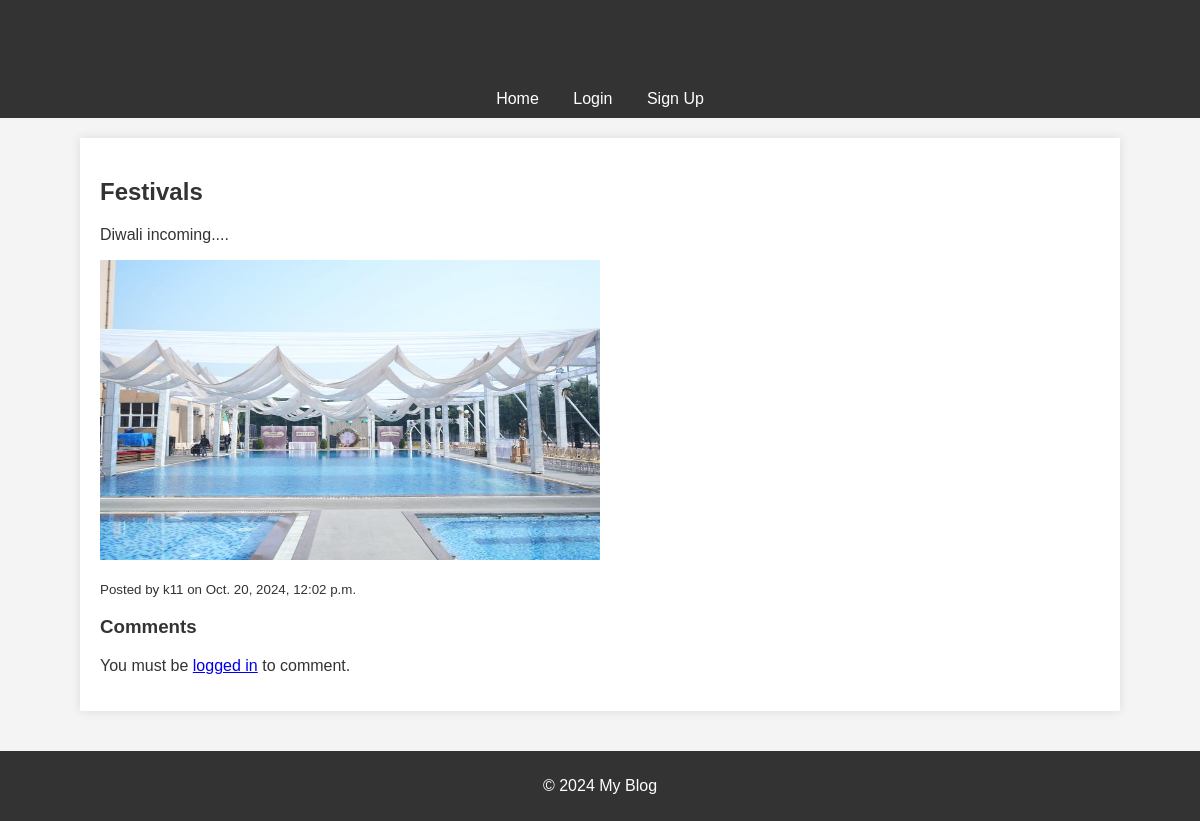
The app's page /post/1/ with its own data.
### main/models.py (models this page shows, shortened)
class Post(models.Model):
    title = models.CharField(max_length=100)
    content = models.TextField()
    video = models.FileField(upload_to='videos/', null=True, blank=True)
    created_at = models.DateTimeField(auto_now_add=True)
    author = models.ForeignKey(User, on_delete=models.CASCADE)
    image = models.ImageField(upload_to='post_images/', blank=True, null=True)

### main/views.py (the view)
# urls.py: path('post/<int:post_id>/', views.post_detail, name='post_detail'),
def post_detail(request, post_id):
    post = get_object_or_404(Post, id=post_id)
    comments = post.comments.all()
    if request.method == 'POST':
        form = CommentForm(request.POST)
        if form.is_valid():
            comment = form.save(commit=False)
            comment.post = post
            comment.author = request.user
            comment.save()
            return redirect('post_detail', post_id=post.id)
    else:
        form = CommentForm()
    return render(request, 'post_detail.html', {'post': post, 'comments': comments, 'form': form})

### epiphany/templates/post_detail.html (shortened to what this page needs)
{% load static %}
<!DOCTYPE html>
<html>
<head>
    <link rel="stylesheet" type="text/css" href="{% static 'styles.css' %}">
</head>
<body>
    <header>
        <h1>My Blog</h1>
        <nav>
            <a href="{% url 'home' %}">Home</a>
            {% if user.is_authenticated %}
                <a href="{% url 'new_post' %}">New Post</a>
                <a href="{% url 'logout' %}">Logout</a>
            {% else %}
                <a href="{% url 'login' %}">Login</a>
                <a href="{% url 'signup' %}">Sign Up</a>
            {% endif %}
        </nav>
    </header>
    <main>
        <h2>{{ post.title }}</h2>
        <p>{{ post.content }}</p>
        {% if post.image %}
            <img src="{{ post.image.url }}" alt="{{ post.title }}" height="300px" width="500px">
        {% endif %}
        <p><small>Posted by {{ post.author.username }} on {{ post.created_at }}</small></p>
        <h3>Comments</h3>
        {% if user.is_authenticated %}
            <h3>Add a Comment</h3>
            <form method="POST">
                {% csrf_token %}
                {{ form.as_p }}
                <button type="submit">Post Comment</button>
            </form>
        {% else %}
            <p>You must be <a href="{% url 'login' %}">logged in</a> to comment.</p>
        {% endif %}
    </main>
    <footer>
        <p>&copy; 2024 My Blog</p>
    </footer>
</body>
</html>

### epiphany/static/styles.css (style rules this page uses)
body { font-family: Arial, sans-serif; background-color: #f4f4f4; color: #333; margin: 0; padding: 0; }
header { background-color: #333; color: #fff; padding: 10px 0; text-align: center; }
nav a { color: #fff; margin: 0 15px; text-decoration: none; }
main { margin: 20px auto; max-width: 1000px; padding: 20px; background-color: #fff; box-shadow: 0 0 10px rgba(0,0,0,0.1); }
h1, h2, h3 { color: #333; }
footer { text-align: center; margin-top: 40px; padding: 10px; background-color: #333; color: #fff; }

### records on screen
Post: title "Festivals", content "Diwali incoming....", image (picture), author.username "k11", created_at "Oct. 20, 2024, 12:02 p.m."
